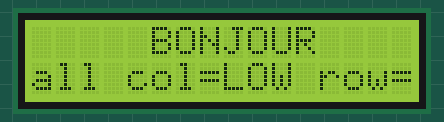
Simulated run of this sketch. Board: Arduino Uno, built with avr-gcc and run on an emulated ATmega328P. Parts: 16×2 character LCD.

Above: at 0.2 s.
At 5.2 s:
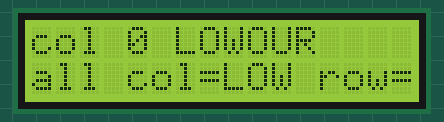
At 10.2 s:
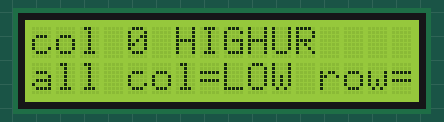
At 25.3 s:
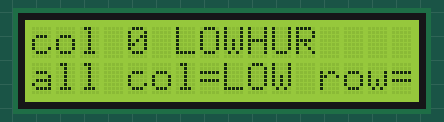
At 35.3 s:
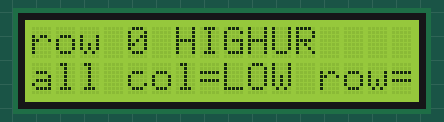

The sketch:

LedMatrix8x8.ino
```cpp
#include <Wire.h>
#include <LiquidCrystal_I2C.h>

// Construct an LCD object and pass it the
// I2C address, width (in characters) and
// height (in characters). Depending on the
// Actual device, the IC2 address may change.
//LiquidCrystal_I2C lcd(0x3F, 16, 2);
LiquidCrystal_I2C lcd(0x27, 16, 2);

// Déclaration du tableau définissant l'image
// Un bit à '0' correspont à une LED éteinte, un bit à '1' à une LED allumée
byte fortyTwo[] =
{
  B00000000,
  B00100000,
  B01100111,
  B10100001,
  B11110111,
  B00100100,
  B00000111,
  B00000000,
};

// Déclaration des pins utilisées pour le branchement de la matrice
const int columnPins[] = {2, 3, 4, 5, 6, 7, 8, 9};
const int rowPins[] = {10, 11, 12, 15, 16, 17, 18, 19};

// Sous-routine pour la commande des LEDs à partir des données du tableau
// Elle s'affiche pendant la durée donnée en second paramètre
void aff(byte * image, unsigned long duree)
{
  // On note le moment où l'on commence
 unsigned long debut = millis();
 // On joue la boucle tant qu'on n'a pas atteint la durée souhaitée
 while (debut + duree > millis())
  {
    // Première itération (boucle for) sur les lignes
    for(int row = 0; row < 8; row++)
    {
      // Connexion de la ligne au +5V
      digitalWrite(rowPins[row], HIGH);
      // Seconde itération sur les colonnes
      for(int col = 0; col < 8; col++)
      {
        // Miroir sur le poids du bit pour avoir le bon numéro de colonne
        int situ = 7 - col;
        // Lecture du bit concerné
        boolean pixel = bitRead(image[row],col);
        // S'il est à un...
        if(pixel == 1)
        {
          // ...on connecte la colonne concernée à la masse pour allumer la LED
          digitalWrite(columnPins[situ], LOW);
        }
        // On attend un peu entre chaque LED (délai total ~20ms pour 64 LEDs)
        delayMicroseconds(300);
        // Et on déconnecte la colonne de la masse...
        digitalWrite(columnPins[situ], HIGH);
      }
      // ...puis la ligne de l'alimentation
      digitalWrite(rowPins[row], LOW);
    }
  }
}

void printmsg(int c, int l, char *str)
{
  lcd.setCursor(c, l);
  lcd.print(str);
}

void aff2()
{
    char tmp[20];

    // Première itération (boucle for) sur les lignes
    for(int row = 0; row < 3; row++)
    {
      // Seconde itération sur les colonnes
      for(int col = 0; col < 3; col++)
      {
          // Connexion de la ligne au +5V
          sprintf(tmp, "row=%d HIGH    ", row);
          printmsg(0,1, tmp);
          digitalWrite(rowPins[row], HIGH);
          delay(5000);
          sprintf(tmp, "col=%d LOW    ", col);
          printmsg(0,0, tmp);
          digitalWrite(columnPins[col], LOW);
          delay(5000);
          sprintf(tmp, "col=%d HIGH    ", col);
          printmsg(0,0, tmp);
          digitalWrite(columnPins[col], HIGH);
          delay(5000);
          sprintf(tmp, "row=%d LOW    ", row);
          printmsg(0,1, tmp);
          digitalWrite(rowPins[row], LOW);
          delay(5000);
        }
      }
}

void alltype(int isRow, int st)
{
  int i;
    // Première itération (boucle for) sur les lignes
    for(i = 0; i < 3; i++)
    {
      if (isRow)
          digitalWrite(rowPins[i], st);
      else
          digitalWrite(columnPins[i], st);
     }
}


void setup()
{
  Wire.begin();
  // The begin call takes the width and height. This
  // Should match the number provided to the constructor.
  lcd.begin(16,2);
  lcd.init();

  // Turn on the backlight.
  lcd.backlight();

  // Move the cursor characters to the right and
  // zero characters down (line 1).
  lcd.setCursor(5, 0);

  // Print HELLO to the screen, starting at 5,0.
  lcd.print("BONJOUR");

  // Move the cursor to the next line and print
  // WORLD.
  lcd.setCursor(5, 1);
  lcd.print("MAITRE");

  // Utilisation d'une boucle for pour optimiser l'initialisation
  for (int i = 0; i < 3; i++)
  {
    pinMode(rowPins[i], OUTPUT);        // lignes en sorties
    pinMode(columnPins[i], OUTPUT);     // colonnes en sorties

    /* Optionnel - permet d'éviter un "scintillement" au démarrage du programme
    digitalWrite(columnPins[i], HIGH);  // déconnexion des cathodes de la masse
    */
  }
}

void loop()
{
  // Délai entre deux affichages
  int tempo = 250 ;
  // Afficher le nombre pendant une seconde
//  aff(fortyTwo, 1000);
  // ne rien afficher pendant la temporisation définie
//  delay(tempo);
  printmsg(0,1, "all col=LOW row=HIGH");
  alltype(1, LOW);
  alltype(0, HIGH);
  delay(5000);
  printmsg(0,0, "col 0 LOW");
  digitalWrite(columnPins[0], LOW);
  delay(5000);
  printmsg(0,0, "col 0 HIGH");
  digitalWrite(columnPins[0], HIGH);
  delay(5000);
  printmsg(0,0, "row 0 HIGH");
  digitalWrite(rowPins[0], HIGH);
  delay(5000);

}
```

Measured:
- what the display in image 1 shows lasts 5.0 s, from 5.2 s to 10.2 s
